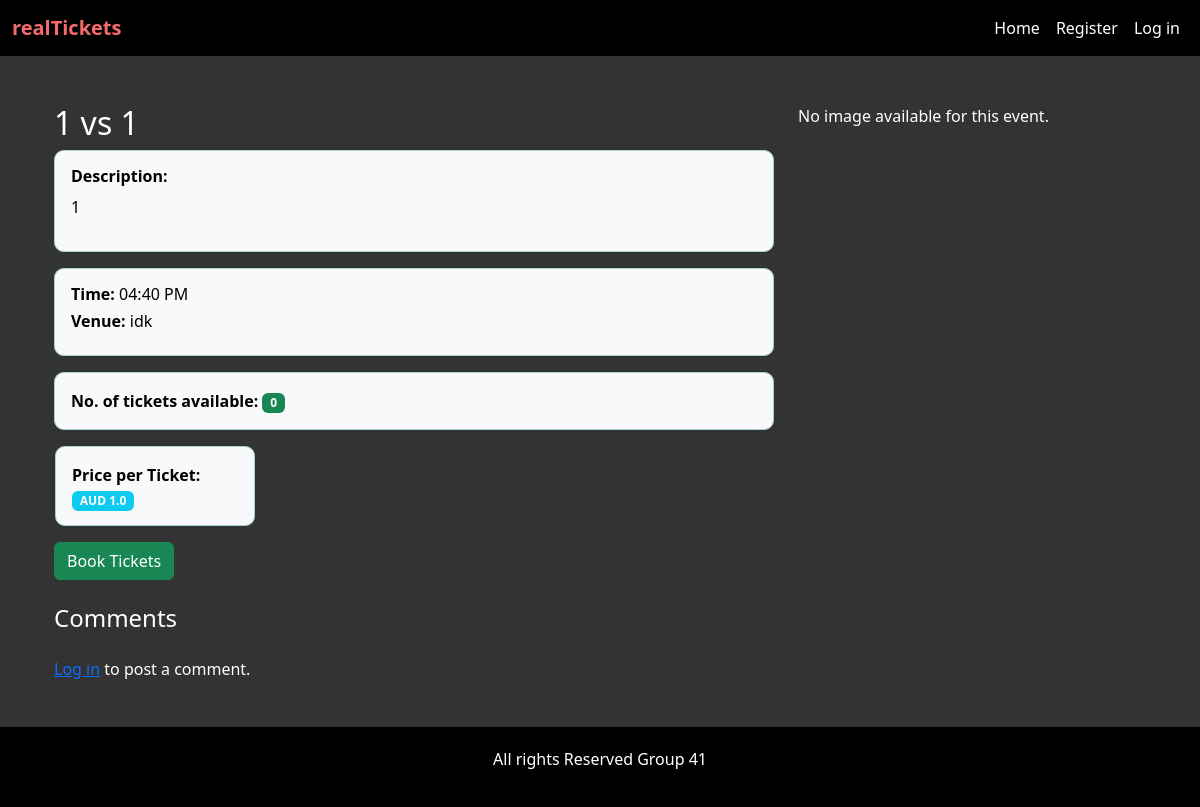
Before: /event/1 with the older database file.
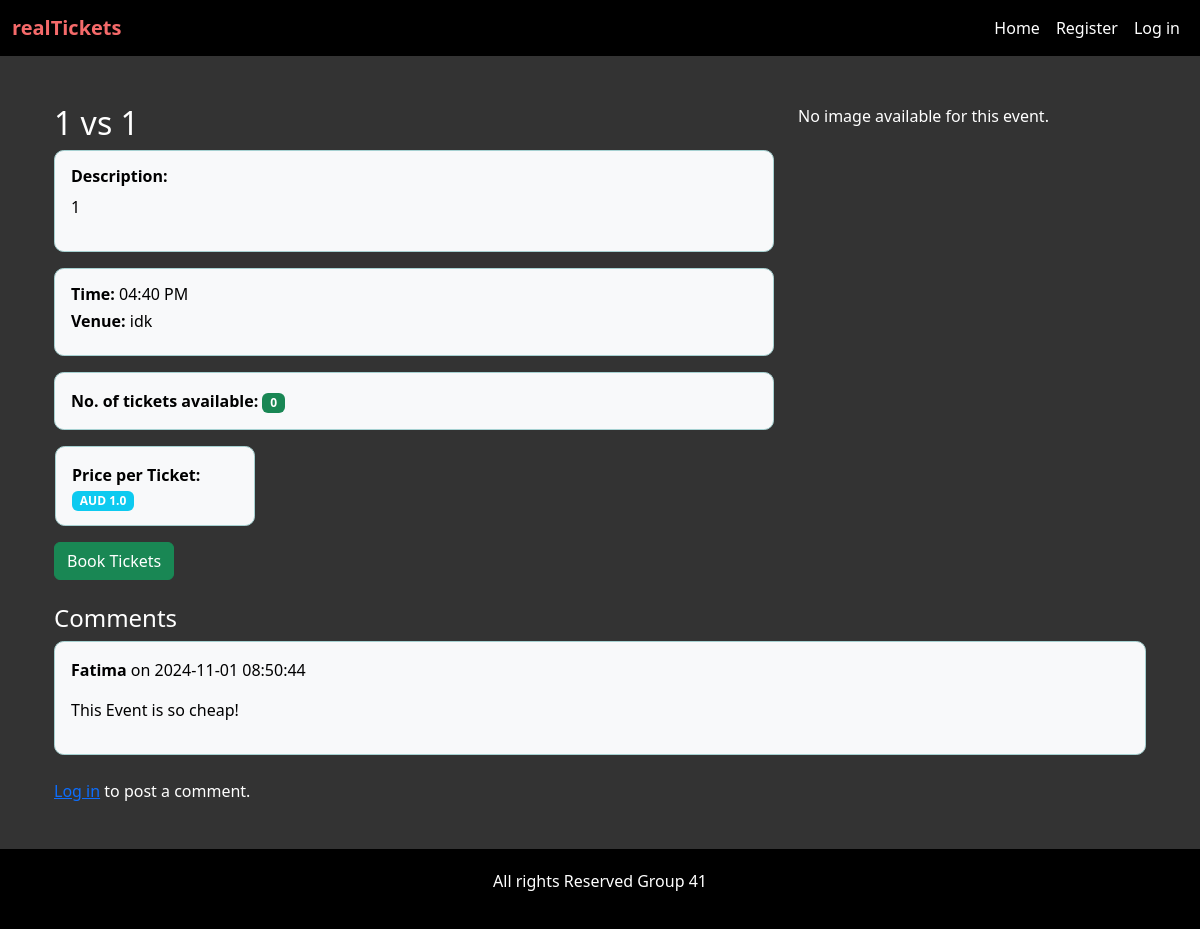
After: the same page with the newer database file.
### index/models.py (models this page shows, shortened)
class Event(db.Model):
    __tablename__ = 'events'  # Ensure this matches your database table name
    id = db.Column(db.Integer, primary_key=True)
    name = db.Column(db.String(100), nullable=False)
    date = db.Column(db.DateTime, default=datetime.utcnow)
    location = db.Column(db.String(200))
    description = db.Column(db.Text, nullable=True)
    seats_available = db.Column(db.Integer, nullable=False)
    status = db.Column(db.String(50), nullable=False, default='Open')  # Default to 'Open'
    price_per_ticket = db.Column(db.Float, nullable=False)  # Price per ticket
    created_by = db.Column(db.Integer, db.ForeignKey('user.id'), nullable=False)  # Reference to the user
    created_at = db.Column(db.DateTime, default=datetime.utcnow)  # Track creation time
    comments = db.relationship('Comment', backref='event', lazy=True)
    tickets = db.relationship('Ticket', back_populates='event', cascade='all, delete-orphan')
    image_filename = db.Column(db.String(120), nullable=True)  # Image filename

class Comment(db.Model):
    id = db.Column(db.Integer, primary_key=True)
    user_id = db.Column(db.Integer, db.ForeignKey('user.id'), nullable=False)  # Foreign key to User
    event_id = db.Column(db.Integer, db.ForeignKey('events.id'), nullable=False)  # Foreign key to Event
    content = db.Column(db.Text, nullable=False)
    date_posted = db.Column(db.DateTime, default=datetime.utcnow)  # Timestamp for comment
    user = db.relationship('User', backref=db.backref('comments', lazy=True))

class User(UserMixin, db.Model):  # Inherit from UserMixin
    id = db.Column(db.Integer, primary_key=True)
    first_name = db.Column(db.String(100), nullable=False)
    last_name = db.Column(db.String(100), nullable=False)
    dob = db.Column(db.String(10), nullable=False)
    email = db.Column(db.String(120), unique=True, nullable=False)
    username = db.Column(db.String(80), unique=True, nullable=False)
    password = db.Column(db.String(200), nullable=False)  # For storing hashed passwords
    bio = db.Column(db.Text, nullable=True)  # Optional field for user bio
    created_at = db.Column(db.DateTime, default=datetime.utcnow)  # Track creation time

### index/views.py (the view)
@main_bp.route('/event/<int:event_id>')
def event_details(event_id):
    event = Event.query.get(event_id)
    if event is None:
        flash('Event not found', 'danger')
        return redirect(url_for('main.home'))
    return render_template('event_details.html', event=event)

### index/templates/event_details.html (shortened to what this page needs)
{% extends "base.html" %}
{% block content %}
<div class="container mt-4">
    <div class="row">
        <div class="col-md-8">
            <h2 class="event-title">{{ event.name }}</h2>
            <div class="description custom-box">
                <h6><strong>Description:</strong></h6>
                <p>{{ event.description }}</p>
            </div>
            <div class="event-details custom-box">
                <h6><strong>Time:</strong> {{ event.date.strftime('%I:%M %p') }}</h6>
                <h6><strong>Venue:</strong> {{ event.location }}</h6>
            </div>
            <div class="tickets-available custom-box">
                <strong>No. of tickets available:</strong> <span class="badge bg-success">{{ event.seats_available
                    }}</span>
            </div>
        </div>
        <div class="col-md-4">
            {% if event.image_filename %}
            <img src="{{ url_for('static', filename='uploads/' ~ event.image_filename) }}"
                class="img-fluid rounded mb-4" alt="Event Image">
            {% else %}
            <p>No image available for this event.</p>
            {% endif %}
        </div>
        <div class="ticket-price custom-box"
            style="max-width: 200px !important; max-height: 80px !important; margin-left: 13px !important;">
            <strong>Price per Ticket:</strong>
            <span class="badge bg-info">AUD {{ event.price_per_ticket }}</span>
        </div>
    </div>
    <div class="text-start mb-4">
        {% if event.status in ['Sold Out', 'Cancelled', 'Inactive'] %}
        <button class="btn btn-secondary" disabled>Sold Out / Inactive / Cancelled</button>
        {% else %}
        <a href="{{ url_for('main.tickets', event_id=event.id) }}" class="btn btn-success">Book Tickets</a>
        {% endif %}
    </div>
    <h4 class="mt-4">Comments</h4>
    <div class="comments-section mb-4">
        {% for comment in event.comments %}
        <div class="comment custom-box">
            <p><strong>{{ comment.user.username }}</strong> on {{ comment.date_posted.strftime('%Y-%m-%d %H:%M:%S') }}
            </p>
            <p>{{ comment.content }}</p>
        </div>
        {% endfor %}
    </div>
    {% if current_user.is_authenticated %}
    <form action="{{ url_for('main.post_comment', event_id=event.id) }}" method="POST" class="mb-4">
        <div class="mb-3">
            <label for="content" class="form-label">Your Comment</label>
            <textarea class="form-control" id="content" name="content" rows="3" required></textarea>
        </div>
        <button type="submit" class="btn btn-primary">Post Comment</button>
    </form>
    {% else %}
    <p><a href="{{ url_for('main.login') }}">Log in</a> to post a comment.</p>
    {% endif %}
</div>
{% endblock %}

### index/templates/base.html (shortened to what this page needs)
<!DOCTYPE html>
<html lang="en">
<head>
    <link href="https://cdn.jsdelivr.net/npm/bootstrap@5.3.0/dist/css/bootstrap.min.css" rel="stylesheet">
</head>
<body>
    <nav class="navbar navbar-expand-lg navbar-dark">
        <div class="container-fluid">
            <a class="navbar-brand" href="#"><span style="color: #F56A6A; font-weight: bold;">realTickets</span></a>
            <div class="collapse navbar-collapse justify-content-end" id="navbarNav">
                <ul class="navbar-nav">
                    <li class="nav-item">
                        <a class="nav-link" href="{{ url_for('main.home') }}">Home</a>
                    </li>
                    {% if current_user.is_authenticated %}
                    <li class="nav-item">
                        <a class="nav-link" href="{{ url_for('main.booking_history') }}">Bookings</a>
                    </li>
                    <li class="nav-item">
                        <a class="nav-link" href="{{ url_for('main.create_event') }}">Create Event</a>
                    </li>
                    <li class="nav-item">
                        <a class="nav-link" href="{{ url_for('main.logout') }}"
                            onclick="return confirmLogout();">Logout</a>
                    </li>
                    <li class="nav-item">
                        <a class="nav-link" href="{{ url_for('main.profile') }}">
                            <div class="profile-circle">
                                {{ current_user.get_initials() }}
                            </div>
                        </a>
                    </li>
                    {% else %}
                    <li class="nav-item"><a class="nav-link" href="{{ url_for('main.register') }}">Register</a></li>
                    <li class="nav-item"><a class="nav-link" href="{{ url_for('main.login') }}">Log in</a></li>
                    {% endif %}
                </ul>
            </div>
        </div>
    </nav>
    <div class="container content mt-4">
        {% block content %}{% endblock %}
    </div>
    <footer>
        <p>All rights Reserved Group 41</p>
    </footer>
</body>
</html>

### index/templates/base.html (style rules this page uses)
body { background-color: #333; color: white; min-height: 100vh; display: flex; flex-direction: column; }
.navbar { background-color: #000; align-items: center; }
.navbar-nav .nav-link { color: #fff !important; }
footer { background-color: #000; color: white; padding: 20px 0; text-align: center; margin-top: 30px; }
.content { flex: 1; overflow-y: auto; }

### index/templates/event_details.html (style rules this page uses)
.custom-box { background-color: #f8f9fa; color: black; border: 1px solid #a6d1d1; border-radius: 0.60rem; padding: 1rem; margin-bottom: 1rem; }

Changed rows visible on the page:
added Comment: user.username "Fatima", date_posted "2024-11-01 08:50:44", content "This Event is so cheap!"
